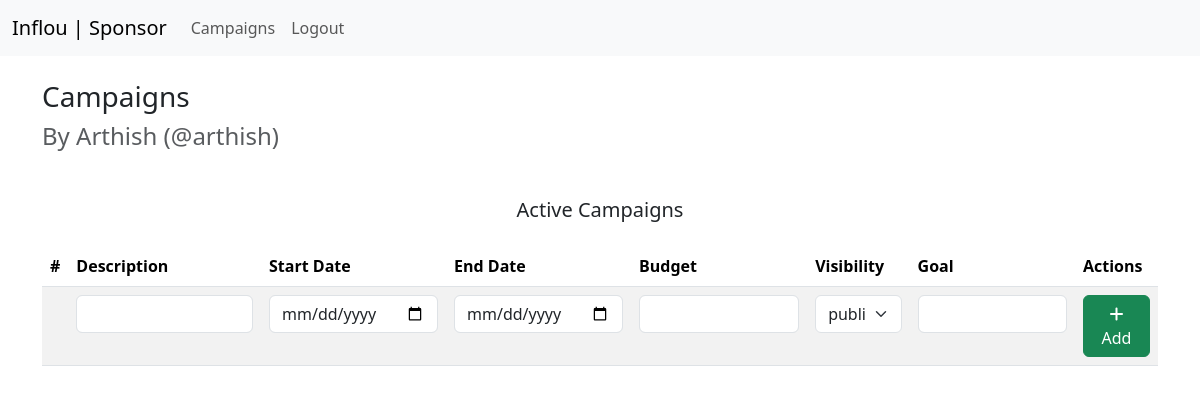
Before: /sponsor/campaigns (signed in) with the older database file.
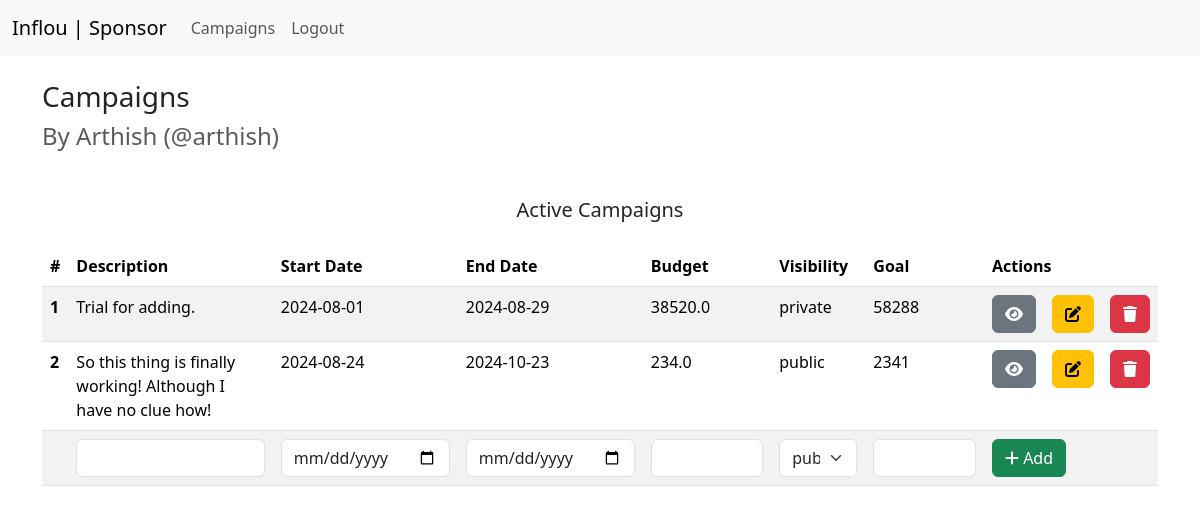
After: the same page with the newer database file.
### models.py (models this page shows, shortened)
class Sponsor(db.Model):
  __tablename__ = 'sponsor'
  id = db.Column(db.Integer, primary_key = True, nullable = False)
  user_id = db.Column(db.Integer, db.ForeignKey('user.id'), nullable = False)
  name = db.Column(db.String(64), nullable = False)
  industry = db.Column(db.String(32), nullable = False)
  budget = db.Column(db.Float, nullable = False)

class User(db.Model):
  __tablename__ = 'user'
  id = db.Column(db.Integer, primary_key = True, nullable = False)
  username = db.Column(db.String(32), unique=True, nullable = False)
  passhash = db.Column(db.String(512), nullable = False)
  type = db.Column(db.String(16), nullable = False)
  @property
  def password(self):
    raise AttributeError('Password is not a readable attribute.')

class Campaign(db.Model):
  __tablename__ = 'campaign'
  id = db.Column(db.Integer, primary_key = True, nullable = False)
  sponsor_id = db.Column(db.Integer, db.ForeignKey('sponsor.id'), nullable = False)
  description = db.Column(db.String(512), nullable = False)
  start_date = db.Column(db.Date, nullable = False)
  end_date = db.Column(db.Date, nullable = False)
  budget = db.Column(db.Float, nullable = False)
  visibility = db.Column(db.Integer, nullable = False)
  goal = db.Column(db.Integer, nullable = False)
  ads = db.relationship('Ad_Request', backref='campaign')

### routes.py (the view)
@app.route('/sponsor/campaigns')
@sponsor_required
def sponsor_campaigns():
  user = User.query.filter_by(id=session['user_id']).first()
  sponsor = Sponsor.query.filter_by(user_id=session['user_id']).first()
  campaigns = Campaign.query.filter_by(sponsor_id=sponsor.id)
  return render_template('campaigns-sponsor.html', sponsor=sponsor, user=user, campaigns=campaigns)

### routes.py (called while the page is built)
def sponsor_required(func):
  @wraps(func)
  def inner(*args, **kwargs):
    if 'user_id' in session:
      user = User.query.get(session['user_id'])
      if user.type != 'sponsor':
        flash('You must be a sponsor to access this page.')
        return redirect(url_for('logout'))
    else:
      flash('You need to login first.')
      return redirect(url_for('login'))
    return func(*args, **kwargs)
  return inner

### templates/campaigns-sponsor.html (shortened to what this page needs)
{% extends 'layout.html' %}
{% block content %}
  <h3 class="mt-4">Campaigns</h3>
  <h4 class="text-muted">By {{sponsor.name}} (@{{user.username}})</h4>
  <div>
    <h5 class="mt-5 mb-0 text-center">Active Campaigns</h5>
    <table class="table table-striped mt-4">
      <thead>
        <tr>
          <th scope="col">#</th>
          <th scope="col">Description</th>
          <th scope="col">Start Date</th>
          <th scope="col">End Date</th>
          <th scope="col">Budget</th>
          <th scope="col">Visibility</th>
          <th scope="col">Goal</th>
          <th scope="col" colspan="3">Actions</th>
        </tr>
      </thead>
      <tbody>
        {% for campaign in campaigns %}
        <tr>
          <th scope="row">{{loop.index}}</th>
          <td>{{campaign.description}}</td>
          <td>{{campaign.start_date}}</td>
          <td>{{campaign.end_date}}</td>
          <td>{{campaign.budget}}</td>
          <td>{{campaign.visibility}}</td>
          <td>{{campaign.goal}}</td>
          <td><a class="btn btn-secondary" href="#" role="button"><i class="fa-solid fa-eye"></i></a></td>
          <td><a class="btn btn-warning" href="#" role="button"><i class="fa-solid fa-pen-to-square"></i></a></td>
          <td><a class="btn btn-danger" href="/sponsor/campaigns/{{campaign.id}}/delete" role="button"><i class="fa-solid fa-trash"></i></a></td>
        </tr>
        {% endfor %}
        <form method="post">
          <tr>
            <th scope="row"></th>
            <td><input type="text" name="description" id="description" class="form-control" required></td>
            <td><input type="date" name="start_date" id="start_date" class="form-control" required></td>
            <td><input type="date" name="end_date" id="end_date" class="form-control" required></td>
            <td><input type="text" name="budget" id="budget" class="form-control" required></td>
            <td><select name="visibility" id="visibility"  class="form-select">
              <option selected value="public">public</option>
            </select></td>
            <td><input type="text" name="goal" id="goal" class="form-control" required></td>
            <td colspan="3"><button class="btn btn-success" type="submit" value="Add"><i class="fa-solid fa-plus"></i> Add</button></td>
          </tr>
        </form>
      </tbody>
    </table>
  </div>
{% endblock %}

### templates/layout.html (shortened to what this page needs)
<!DOCTYPE html>
<html lang="en">
<head>
  <link href="https://cdn.jsdelivr.net/npm/bootstrap@5.3.3/dist/css/bootstrap.min.css" rel="stylesheet">
  <link href="https://cdnjs.cloudflare.com/ajax/libs/font-awesome/6.6.0/css/all.min.css" rel="stylesheet">
</head>
<body>
  {% include 'nav.html'   %}
  <div class="container">
    {% block content %}
    {% endblock %}
  </div>
</body>
</html>

### templates/nav.html (shortened to what this page needs)
<nav class="navbar navbar-expand-lg bg-body-tertiary">
  <div class="container-fluid">
    {% if user %}
      {% if sponsor %}
      <a class="navbar-brand" href="/sponsor/home">Inflou | Sponsor</a>
      <div class="collapse navbar-collapse" id="navbarSupportedContent">
        <ul class="navbar-nav me-auto mb-2 mb-lg-0">
          <li class="nav-item">
            <a class="nav-link" href="{{url_for('sponsor_campaigns')}}">Campaigns</a>
          </li>
          <li class="nav-item">
            <a class="nav-link" href="{{url_for('logout')}}">Logout</a>
          </li>
        </ul>
      </div>
      {% endif %}
    {% endif %}
  </div>
</nav>

Changed rows visible on the page:
added Campaign: description "Trial for adding.", start_date "2024-08-01", end_date "2024-08-29", budget "38520.0", visibility "private", goal "58288"
added Campaign: description "So this thing is finally working! Although I have no clue how!", start_date "2024-08-24", end_date "2024-10-23", budget "234.0", visibility "public", goal "2341"
